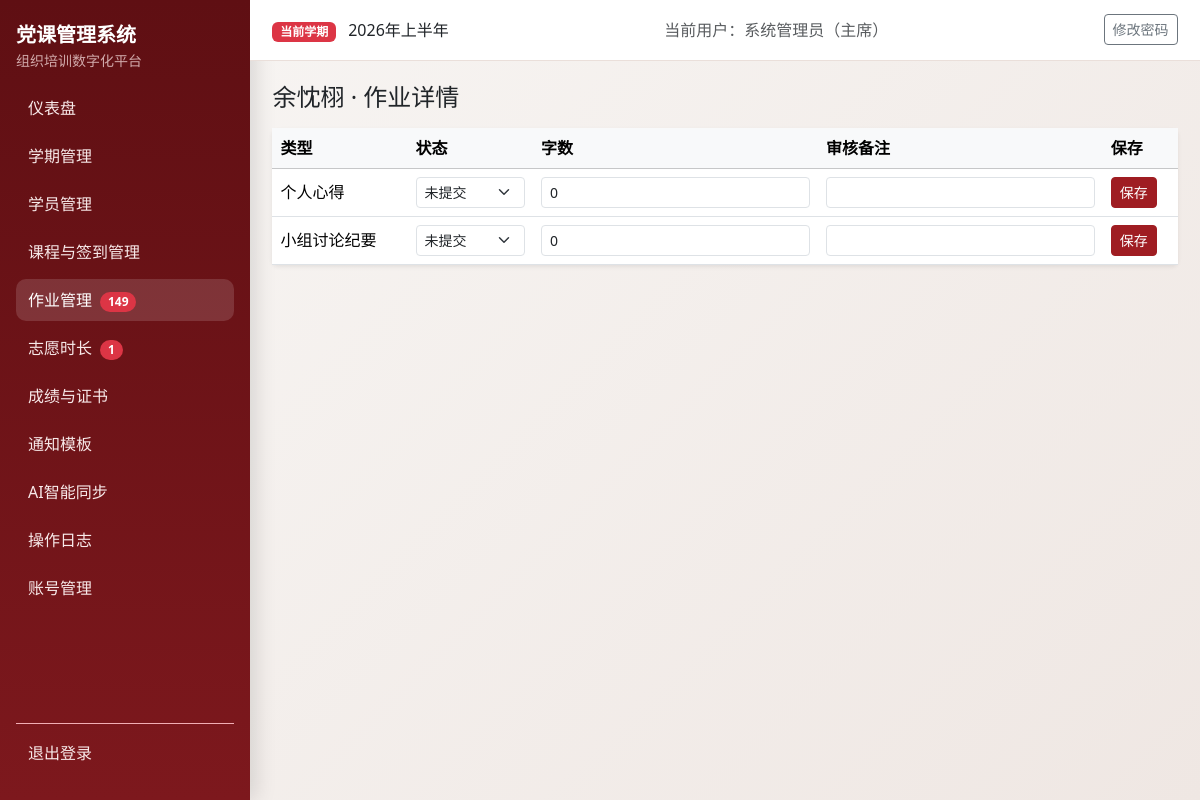
/assignments/student/4 (signed in), run on the app's committed database.
### models.py (models this page shows, shortened)
class Semester(db.Model):
    __tablename__ = "semesters"
    id = db.Column(db.Integer, primary_key=True)
    name = db.Column(db.String(100), nullable=False)
    period_code = db.Column(db.String(20), nullable=True)
    period_positive = db.Column(db.String(20), nullable=True)
    period_development = db.Column(db.String(20), nullable=True)
    period_probationary = db.Column(db.String(20), nullable=True)
    year = db.Column(db.Integer, nullable=False)
    status = db.Column(db.String(20), nullable=False, default="active")
    exam_weight = db.Column(db.Integer, nullable=False, default=40)
    attendance_weight = db.Column(db.Integer, nullable=False, default=30)
    assignment_weight = db.Column(db.Integer, nullable=False, default=20)
    volunteer_weight = db.Column(db.Integer, nullable=False, default=10)
    pass_threshold = db.Column(db.Float, nullable=False, default=60.0)
    volunteer_target_hours = db.Column(db.Float, nullable=False, default=0.0)
    min_attendance_sessions = db.Column(db.Integer, nullable=False, default=2)
    created_at = db.Column(db.DateTime, default=datetime.utcnow, nullable=False)
    students = db.relationship("Student", back_populates="semester", cascade="all, delete-orphan")
    course_sessions = db.relationship("CourseSession", back_populates="semester", cascade="all, delete-orphan")
    assignments = db.relationship("Assignment", back_populates="semester", cascade="all, delete-orphan")
    volunteer_records = db.relationship(
        "VolunteerRecord", back_populates="semester", cascade="all, delete-orphan"
    )
    exam_records = db.relationship("ExamRecord", back_populates="semester", cascade="all, delete-orphan")
    final_scores = db.relationship("FinalScore", back_populates="semester", cascade="all, delete-orphan")

class User(UserMixin, db.Model):
    __tablename__ = "users"
    id = db.Column(db.Integer, primary_key=True)
    username = db.Column(db.String(80), unique=True, nullable=False, index=True)
    password_hash = db.Column(db.String(255), nullable=False)
    role = db.Column(db.String(20), nullable=False, default="staff")
    real_name = db.Column(db.String(80), nullable=True)
    created_at = db.Column(db.DateTime, default=datetime.utcnow, nullable=False)

class Student(db.Model):
    __tablename__ = "students"
    __table_args__ = (
        db.UniqueConstraint("semester_id", "student_id", "stage", name="uq_student_semester_student_stage"),
    )
    id = db.Column(db.Integer, primary_key=True)
    semester_id = db.Column(db.Integer, db.ForeignKey("semesters.id"), nullable=False, index=True)
    name = db.Column(db.String(80), nullable=False)
    student_id = db.Column(db.String(50), nullable=False)
    department = db.Column(db.String(120), nullable=True)
    stage = db.Column(db.String(20), nullable=False)
    contact = db.Column(db.String(120), nullable=True)
    group_number = db.Column(db.Integer, nullable=True)
    is_group_leader = db.Column(db.Boolean, nullable=False, default=False)
    status = db.Column(db.String(20), nullable=False, default="在读")
    disqualified_reason = db.Column(db.String(255), nullable=True)
    semester = db.relationship("Semester", back_populates="students")
    attendances = db.relationship("Attendance", back_populates="student", cascade="all, delete-orphan")
    assignments = db.relationship("Assignment", back_populates="student", cascade="all, delete-orphan")
    volunteer_records = db.relationship(
        "VolunteerRecord", back_populates="student", cascade="all, delete-orphan"
    )
    exam_records = db.relationship("ExamRecord", back_populates="student", cascade="all, delete-orphan")
    final_scores = db.relationship("FinalScore", back_populates="student", cascade="all, delete-orphan")

class Assignment(db.Model):
    __tablename__ = "assignments"
    __table_args__ = (
        db.UniqueConstraint("student_id", "semester_id", "session_id", "type", name="uq_assignment_unique_task"),
    )
    id = db.Column(db.Integer, primary_key=True)
    student_id = db.Column(db.Integer, db.ForeignKey("students.id"), nullable=False, index=True)
    semester_id = db.Column(db.Integer, db.ForeignKey("semesters.id"), nullable=False, index=True)
    session_id = db.Column(db.Integer, db.ForeignKey("course_sessions.id"), nullable=True, index=True)
    type = db.Column(db.String(30), nullable=False)
    word_count = db.Column(db.Integer, nullable=False, default=0)
    status = db.Column(db.String(20), nullable=False, default="未提交")
    submitted_at = db.Column(db.DateTime, nullable=True)
    reviewed_by = db.Column(db.String(80), nullable=True)
    review_note = db.Column(db.Text, nullable=True)
    student = db.relationship("Student", back_populates="assignments")
    semester = db.relationship("Semester", back_populates="assignments")
    session = db.relationship("CourseSession", back_populates="assignments")

### blueprints/assignments.py (the view, shortened to what this page needs)
@assignments_bp.route("/student/<int:student_id>", methods=["GET", "POST"])
@login_required
def student_assignment_detail(student_id: int):
	student = db.session.get(Student, student_id)
	if not student:
		flash("学员不存在。", "danger")
		return redirect(url_for("assignments_bp.assignments_overview"))
	semester = db.session.get(Semester, student.semester_id)
	_ensure_student_assignment_set(student, semester)
	items = Assignment.query.filter_by(student_id=student.id, semester_id=student.semester_id).order_by(Assignment.type.asc(), Assignment.id.asc()).all()
	return render_template("assignments/student_detail.html", student=student, items=items)

### authz.py (called while the page is built)
def normalize_role(role: str | None) -> str:
    value = (role or "staff").strip().lower()
    if value not in ROLE_LABELS:
        return "staff"
    return value

def role_label(role: str | None) -> str:
    return ROLE_LABELS.get(normalize_role(role), "干事")

def can_view_logs(role: str | None) -> bool:
    return normalize_role(role) in {"admin", "minister"}

def can_manage_accounts(role: str | None) -> bool:
    return normalize_role(role) == "admin"

def can_edit_notification_templates(role: str | None) -> bool:
    return normalize_role(role) in {"admin", "minister"}

### blueprints/assignments.py (called while the page is built)
def _ensure_student_assignment_set(student: Student, semester: Semester):
	sessions = CourseSession.query.filter_by(semester_id=semester.id).all()
	for session in sessions:
		if not Assignment.query.filter_by(student_id=student.id, semester_id=semester.id, session_id=session.id, type="课堂笔记").first():
			db.session.add(Assignment(student_id=student.id, semester_id=semester.id, session_id=session.id, type="课堂笔记", status="未提交"))
	for tp in ["个人心得", "小组讨论纪要"]:
		if not Assignment.query.filter_by(student_id=student.id, semester_id=semester.id, session_id=None, type=tp).first():
			db.session.add(Assignment(student_id=student.id, semester_id=semester.id, session_id=None, type=tp, status="未提交"))

### templates/assignments/student_detail.html (shortened to what this page needs)
{% extends "base.html" %}
{% block content %}
<h1 class="h4 mb-3">{{ student.name }} · 作业详情</h1>
<div class="card border-0 shadow-sm"><div class="table-responsive"><table class="table align-middle mb-0">
  <thead class="table-light"><tr><th>类型</th><th>状态</th><th>字数</th><th>审核备注</th><th>保存</th></tr></thead>
  <tbody>
    {% for item in items %}
    <tr>
      <form method="post">
      <td>{{ item.type }}{% if item.session %}（第{{ item.session.session_number }}讲）{% endif %}</td>
      <td><select name="status" class="form-select form-select-sm">{% for st in ['未提交','已提交','已通过','已退回'] %}<option value="{{ st }}" {% if item.status==st %}selected{% endif %}>{{ st }}</option>{% endfor %}</select></td>
      <td><input name="word_count" type="number" class="form-control form-control-sm" value="{{ item.word_count }}"></td>
      <td><input name="review_note" class="form-control form-control-sm" value="{{ item.review_note or '' }}"></td>
      <td><button class="btn btn-sm btn-primary">保存</button></td>
      </form>
    </tr>
    {% endfor %}
  </tbody>
</table></div></div>
{% endblock %}

### templates/base.html (shortened to what this page needs)
<!doctype html>
<html lang="zh-CN">
<head>
  <link href="https://cdn.jsdelivr.net/npm/bootstrap@5.3.3/dist/css/bootstrap.min.css" rel="stylesheet">
</head>
<body>
  {% if current_user.is_authenticated %}
  {% set endpoint = request.endpoint or '' %}
  {% set bp = request.blueprint or '' %}
  <div class="layout">
    <aside class="sidebar d-flex flex-column">
      <div class="mb-3">
        <div class="fw-bold fs-5 text-white">党课管理系统</div>
        <div class="small opacity-75">组织培训数字化平台</div>
      </div>
      <nav class="nav flex-column mb-3">
        <a class="nav-link {% if endpoint == 'auth_bp.dashboard' %}active{% endif %}" href="{{ url_for('auth_bp.dashboard') }}">仪表盘</a>
        <a class="nav-link {% if bp == 'semester_bp' %}active{% endif %}" href="{{ url_for('semester_bp.list_semesters') }}">学期管理</a>
        <a class="nav-link {% if bp == 'students_bp' %}active{% endif %}" href="{{ url_for('students_bp.list_students') }}">学员管理</a>
        <a class="nav-link {% if bp in ['courses_bp', 'attendance_bp'] %}active{% endif %}" href="{{ url_for('courses_bp.list_courses') }}">课程与签到管理</a>
        <a class="nav-link {% if bp == 'assignments_bp' %}active{% endif %}" href="{{ url_for('assignments_bp.assignments_overview') }}">作业管理
          {% if pending_assignment_students > 0 %}
            <span class="badge rounded-pill text-bg-danger ms-1">{{ pending_assignment_students }}</span>
          {% endif %}
        </a>
        <a class="nav-link {% if bp == 'volunteers_bp' %}active{% endif %}" href="{{ url_for('volunteers_bp.volunteer_overview') }}">志愿时长
          {% if pending_volunteer_records > 0 %}
            <span class="badge rounded-pill text-bg-danger ms-1">{{ pending_volunteer_records }}</span>
          {% endif %}
        </a>
        <a class="nav-link {% if bp == 'scores_bp' %}active{% endif %}" href="{{ url_for('scores_bp.result_overview') }}">成绩与证书</a>
        <a class="nav-link {% if bp == 'notifications_bp' %}active{% endif %}" href="{{ url_for('notifications_bp.template_list') }}">通知模板</a>
        <a class="nav-link {% if bp == 'ai_tools_bp' %}active{% endif %}" href="{{ url_for('ai_tools_bp.index') }}">AI智能同步</a>
        {% if can_view_logs %}
        <a class="nav-link {% if endpoint == 'auth_bp.operation_logs' %}active{% endif %}" href="{{ url_for('auth_bp.operation_logs') }}">操作日志</a>
        {% endif %}
        {% if can_manage_accounts %}
        <a class="nav-link {% if endpoint == 'auth_bp.account_list' %}active{% endif %}" href="{{ url_for('auth_bp.account_list') }}">账号管理</a>
        {% endif %}
      </nav>
      <div class="mt-auto pt-2 border-top border-danger-subtle">
        <form method="post" action="{{ url_for('auth_bp.logout') }}">
          <button type="submit" class="nav-link border-0 bg-transparent w-100 text-start">退出登录</button>
        </form>
      </div>
    </aside>
    <div class="content-wrap">
      <header class="topbar">
        <div>
          <span class="badge text-bg-danger">当前学期</span>
          <span class="ms-2">{{ current_semester.name if current_semester else '未设置激活学期' }}</span>
        </div>
        <div class="text-muted">当前用户：{{ current_user.real_name or current_user.username }}（{{ current_user_role_label }}）</div>
        <div>
          <a class="btn btn-sm btn-outline-secondary" href="{{ url_for('auth_bp.change_password') }}">修改密码</a>
        </div>
      </header>
      <main class="page-content">
        {% block content %}{% endblock %}
      </main>
    </div>
  </div>
  {% else %}
    {% block auth_content %}{% endblock %}
  {% endif %}
</body>
</html>

### templates/base.html (style rules this page uses)
:root { --pc-primary: #9f1d22; --pc-primary-dark: #7f1519; --pc-sidebar-bg: #5f0f13; --pc-sidebar-text: #f6dddd; --pc-bg: #f8f6f4; --pc-card: #ffffff; }
body { background: linear-gradient(135deg, #f8f6f4 0%, #efe7e3 100%); min-height: 100vh; }
.layout { display: flex; min-height: 100vh; }
.sidebar { width: 250px; background: linear-gradient(180deg, var(--pc-sidebar-bg), #7d181d); color: var(--pc-sidebar-text); position: fixed; top: 0; left: 0; bottom: 0; padding: 1.25rem 1rem; box-shadow: 6px 0 20px rgba(0, 0, 0, 0.12); }
.sidebar .nav-link { color: #f8eaea; border-radius: 10px; margin-bottom: 0.4rem; padding: 0.55rem 0.75rem; }
.sidebar .nav-link.active, .sidebar .nav-link:hover { background: rgba(255, 255, 255, 0.14); color: #fff; }
.content-wrap { margin-left: 250px; width: calc(100% - 250px); }
.topbar { background: var(--pc-card); border-bottom: 1px solid #eadfda; padding: 0.9rem 1.4rem; display: flex; justify-content: space-between; align-items: center; position: sticky; top: 0; z-index: 5; }
.page-content { padding: 1.4rem; }
.btn-primary { background-color: var(--pc-primary); border-color: var(--pc-primary); }

### data on the page
Semester: name "2026年上半年"
User: real_name "系统管理员"
Student: name "余忱栩"
Assignment: type "个人心得", status "未提交", word_count "0"
Assignment: type "小组讨论纪要", status "未提交", word_count "0"

### other printed values
{{ pending_assignment_students }} "149"
{{ pending_volunteer_records }} "1"
{{ current_user_role_label }} "主席"
